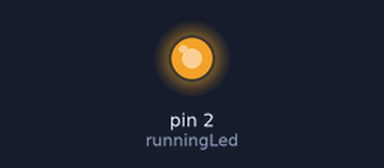
Bench run of a sketch on a simulated Arduino Uno, built with avr-gcc and run on an emulated ATmega328P. Parts: output pins drawn as LEDs (lit = HIGH).

Above: at 0.05 s.
At 0.6 s:
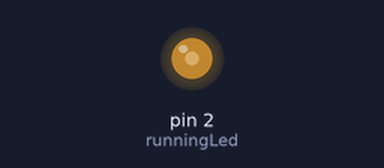
At 1.0 s:
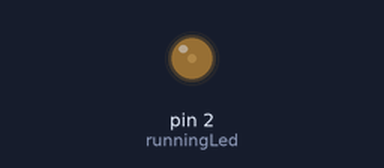
At 2.0 s:
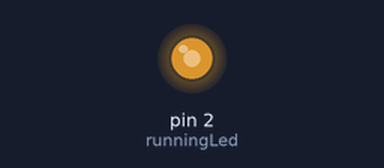
Timing chart, 0 to 5.2 s (numbered marks = the images above):
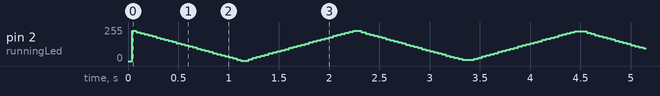

The sketch:

arduinoNanoBlink.ino
```cpp
int runningLed = 2;
int cnt = 0;
bool dir = true;
void setup() {
  // put your setup code here, to run once:
  pinMode(runningLed, OUTPUT);
}

void loop() {
  // put your main code here, to run repeatedly:
  if(dir){
    cnt++;
  } else {
    cnt--;
  }
  digitalWrite(runningLed, HIGH);
  delayMicroseconds(abs(cnt-1000));
  digitalWrite(runningLed, LOW);
  delayMicroseconds(abs(cnt+100));
  if(cnt > 1000){
    dir = false;
  } else if(cnt < 1){
    dir = true;
  }
}
```
